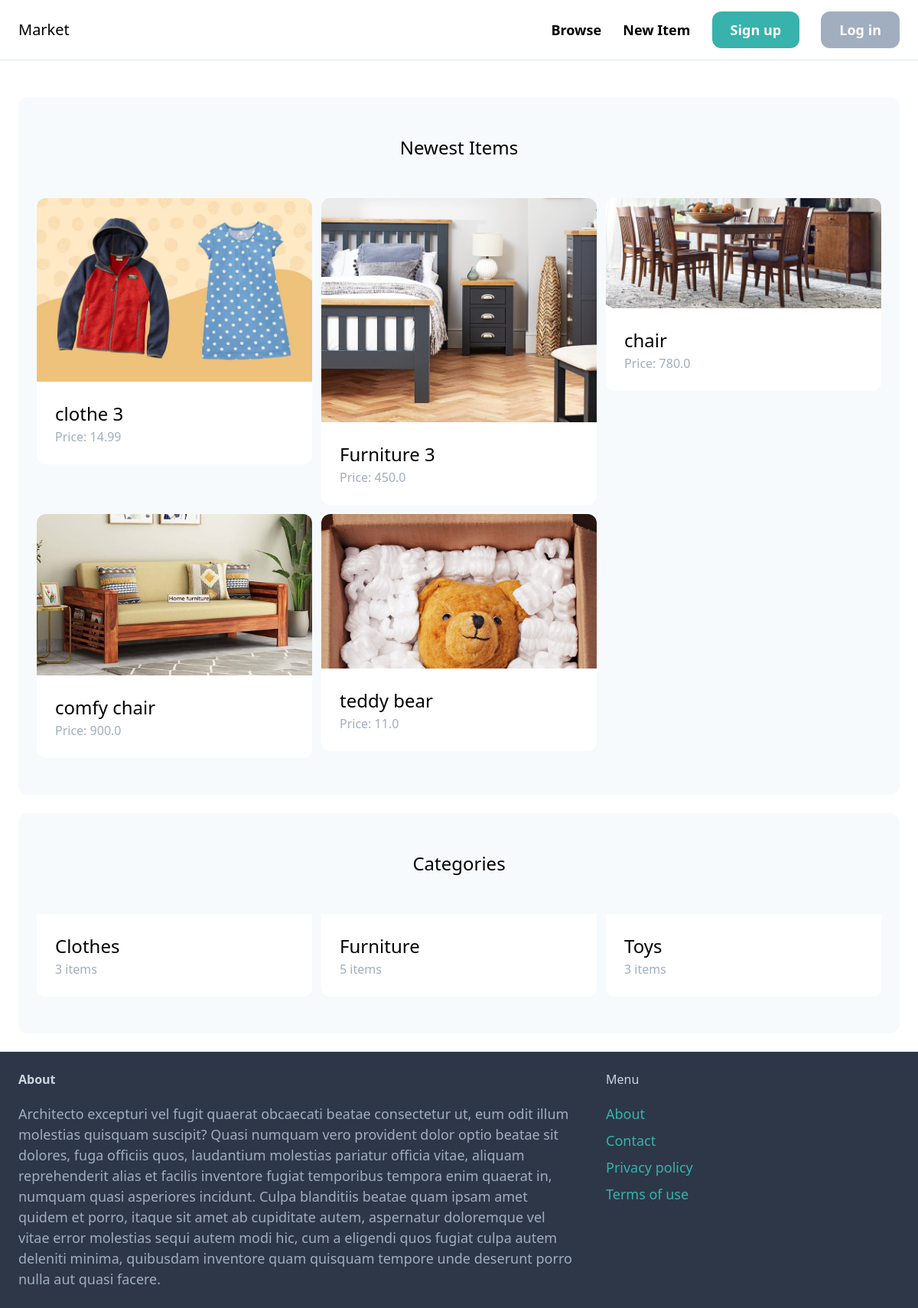
The page / on the database its author committed.
### item/models.py (models this page shows, shortened)
class Item(models.Model):
    category = models.ForeignKey(Category, related_name="items", on_delete=models.CASCADE)
    name = models.CharField(max_length=255)
    description = models.TextField(blank=True, null=True)
    price = models.FloatField()
    image = models.ImageField(upload_to="item_images", blank=True, null=True)
    is_sold = models.BooleanField(default=False)
    created_by = models.ForeignKey(User, related_name="items", on_delete=models.CASCADE)
    created_at = models.DateTimeField(auto_now_add=True)

class Category(models.Model):
    name = models.CharField(max_length=255)
    class Meta:
        ordering = ("name",)
        verbose_name_plural = "Categories"

### core/views.py (the view)
# urls.py: path("", views.index, name="index"),
def index(request):
    items = Item.objects.filter(is_sold=False)[6:]
    categories = Category.objects.all()
    context = {
        "categories": categories,
        "items": items
    }
    return render(request, 'index.html', context)

### templates/index.html (shortened to what this page needs)
{% extends 'base.html' %}
    {% block content%}
            <div class="mt-6 px-6 py-12 bg-gray-100 rounded-xl">
                <h2 class="mb-12 text-2xl text-center">Newest Items</h2>
                <div class="grid grid-cols-3 gap-3">
                        {% for item in items %}
                                <div>
                                        <a href="{% url "item:detail"  item.id %}">
                                                <div>
                                                        <img src="{{ item.image.url }}" class="rounded-t-xl">
                                                </div>
                                                <div class="p-6 bg-white rounded-b-xl">
                                                        <h2 class="text-2xl">{{ item.name }}</h2>
                                                        <p class="text-gray-500">Price: {{ item.price }}</p>
                                                </div>
                                        </a>
                                </div>
                        {% endfor %}
                </div>
        </div>
        <div class="mt-6 px-6 py-12 bg-gray-100 rounded-xl">
                <h2 class="mb-12 text-2xl text-center">Categories</h2>
                <div class="grid grid-cols-3 gap-3">
                        {% for category in categories %}
                                <div>
                                        <a href="#">
                                                <div class="p-6 bg-white rounded-b-xl">
                                                        <h2 class="text-2xl">{{ category.name }}</h2>
                                                        <p class="text-gray-500">{{ category.items.count }} items</p>
                                                </div>
                                        </a>
                                </div>
                        {% endfor %}
                </div>
        </div>
    {% endblock%}

### rows shown on the page
Item: image (picture), name "clothe 3", price "14.99"
Item: image (picture), name "Furniture 3", price "450.0"
Item: image (picture), name "chair", price "780.0"
Item: image (picture), name "comfy chair", price "900.0"
Item: image (picture), name "teddy bear", price "11.0"
Category: name "Clothes", items.count "3"
Category: name "Furniture", items.count "5"
Category: name "Toys", items.count "3"
